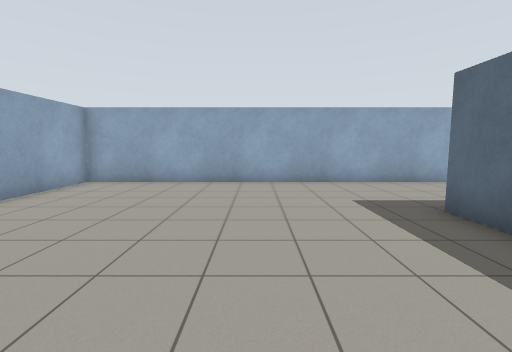
View 1 (above)

19 first-person views from a walk through a world built for the Gazebo simulator. The camera is 1.2 m above the floor, tilts 6° down and sees 85° across. The floor is counted in squares, 1 m on a side. Each view is taken from the middle of a square. On the plan, view 1 faces up. The plan holds only what a view shows up to about 12 squares ahead; the rest is blank.

View 2
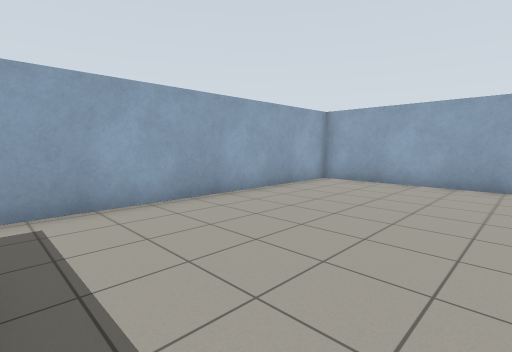

View 3
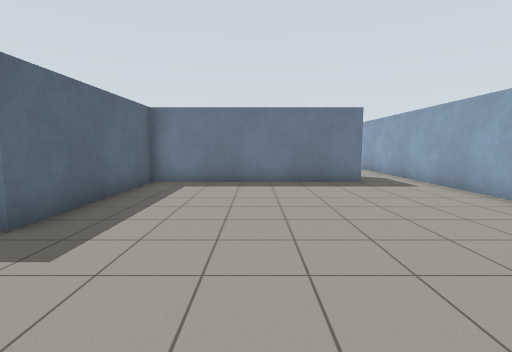

View 4
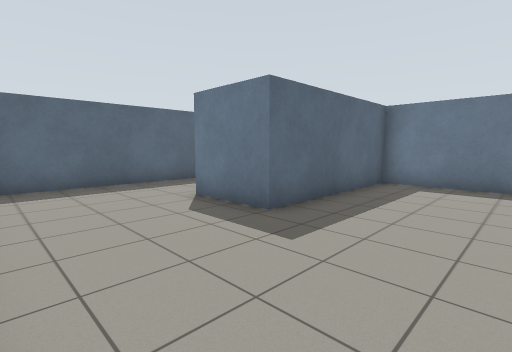

View 5
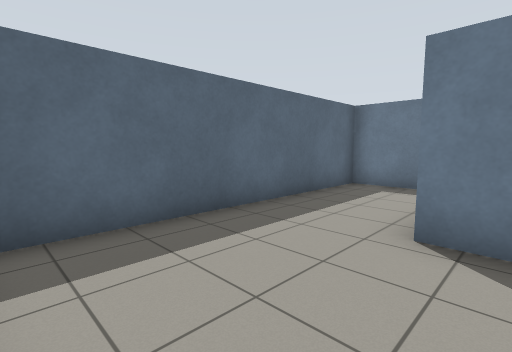

View 6
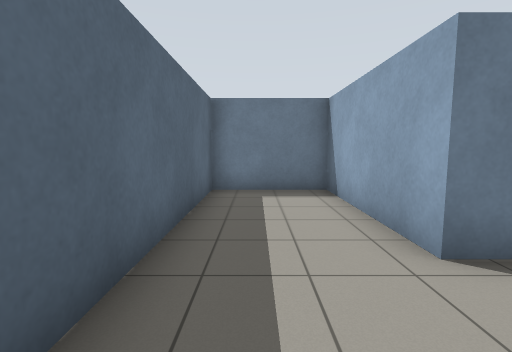

View 7
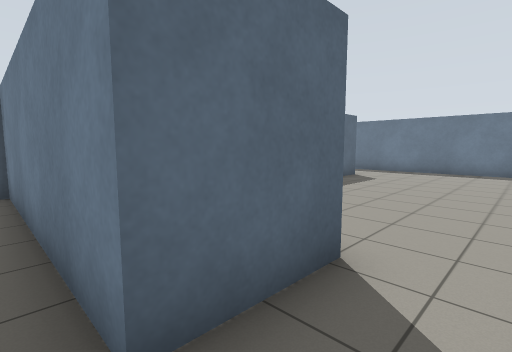

View 8
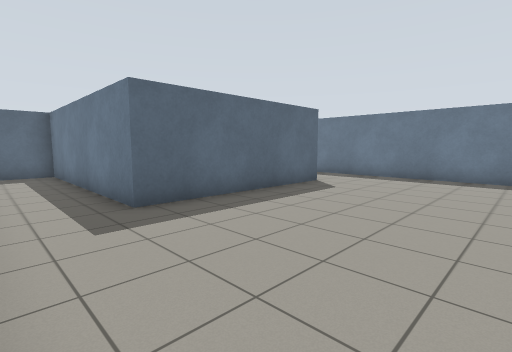

View 9
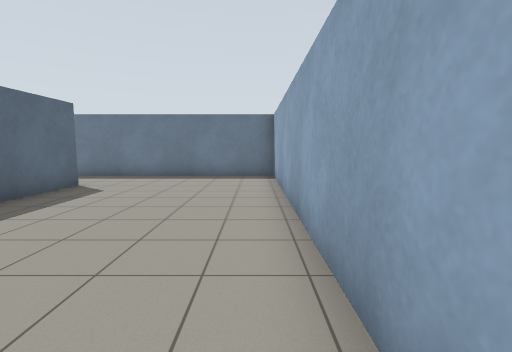

View 10
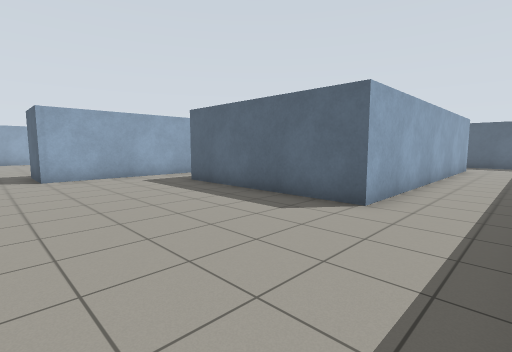

View 11
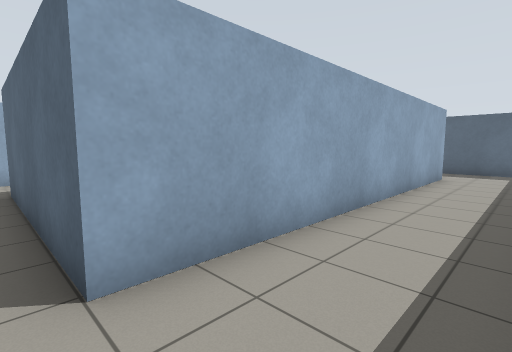

View 12
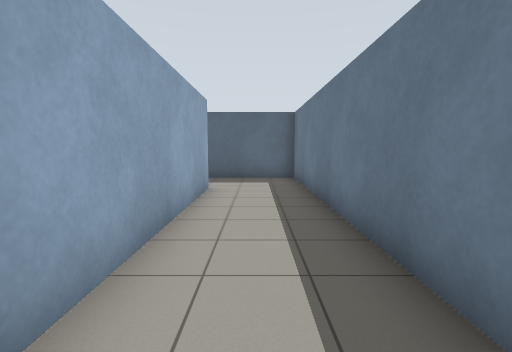

View 13
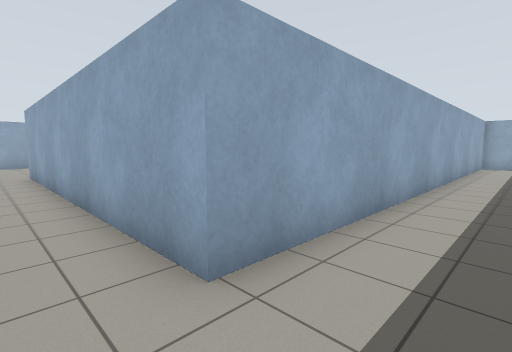

View 14
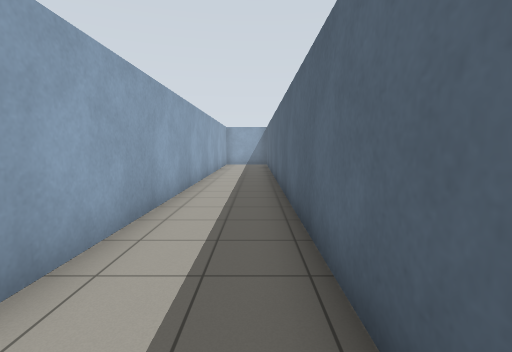

View 15
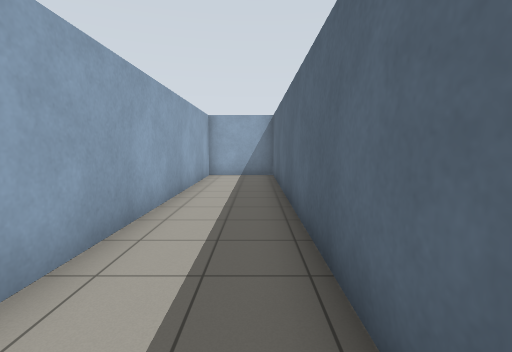

View 16
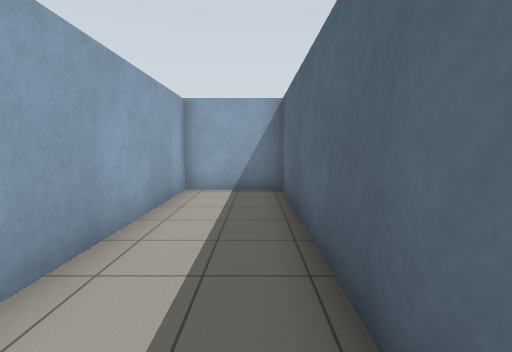

View 17
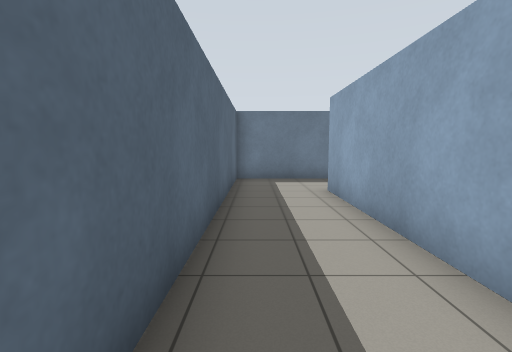

View 18
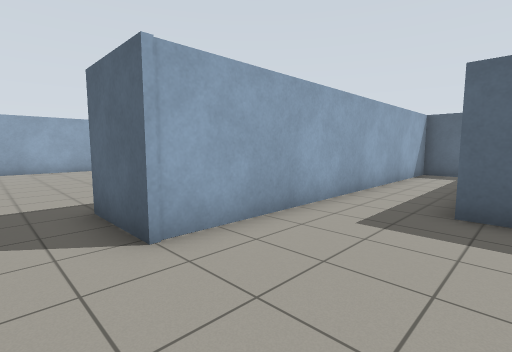

View 19
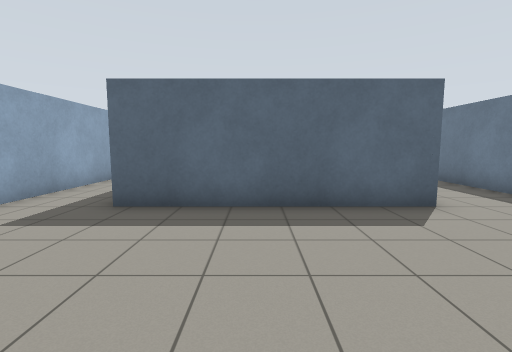

### Floor plan
Points are (right, up) in squares from view 1. A wall is a line through its corners. A room is listed if a view was taken in it or the views show most of it. See-through windows are left out.
Room 1 (views 1, 2, 3, 4, 5, 6, 7)
walls: (6.6, 9.5) (-5.7, 9.5) (-5.7, -2.5); (-3.6, -2.7) (-3.6, -0.5) (3.5, -0.5) (3.5, 5.1) (6, 5.1) (6, 0.3) (9.2, 0.3) (9.2, 9)
ways out: opening at (-4.5, -1.5) to room 2
Room 2 (views 8, 9, 10, 11, 12, 13, 14, 15, 16, 17, 18, 19)
walls: (-5.7, -2.5) (-5.7, -14.5) (14.7, -14.5) (14.7, 5.7) (12, 5.7) (12, -11.6) (0.5, -11.6) (0.5, -5.1) (8.4, -5.1) (8.4, -2.7) (-3.6, -2.7)
ways out: opening at (-4.5, -1.5) to room 1

Where each view was taken, in squares from view 1:
view 1: 0 up, 0 right, facing up
view 2: 0 up, 0 right, facing up-left
view 3: 9 up, 0 right, facing down
view 4: 9 up, 0 right, facing down-right
view 5: 9 up, 5 right, facing down-right
view 6: 8 up, 8 right, facing down
view 7: 0 up, 5 left, facing down-right
view 8: 3 down, 5 left, facing down-right
view 9: 3 down, 5 left, facing down
view 10: 14 down, 5 left, facing up-right
view 11: 14 down, 0 right, facing up-right
view 12: 13 down, 4 right, facing right
view 13: 13 down, 14 right, facing up-left
view 14: 13 down, 14 right, facing up
view 15: 6 down, 14 right, facing up
view 16: 2 down, 14 right, facing up
view 17: 4 down, 14 right, facing down
view 18: 6 down, 5 left, facing up-right
view 19: 8 down, 5 left, facing right
